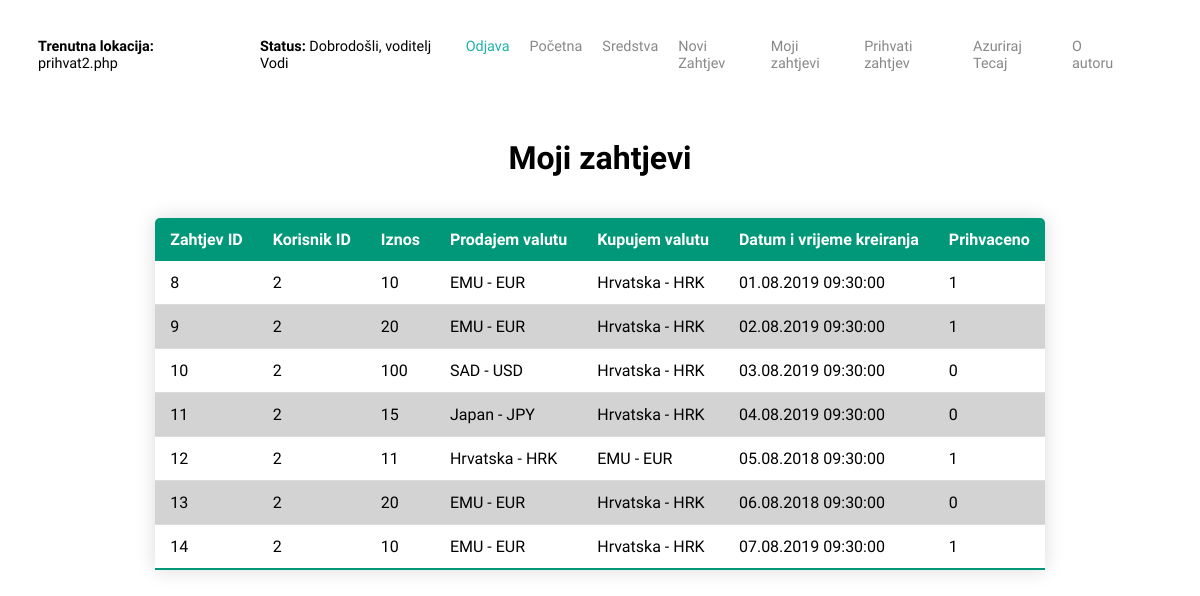
The page /prihvat2.php (signed in) on the database its author committed.
### tables this page shows
CREATE TABLE IF NOT EXISTS `zahtjev` (
  `zahtjev_id` INT NOT NULL AUTO_INCREMENT,
  `korisnik_id` INT NOT NULL,
  `iznos` DECIMAL NOT NULL,
  `prodajem_valuta_id` INT NOT NULL,
  `kupujem_valuta_id` INT NOT NULL,
  `datum_vrijeme_kreiranja` DATETIME NOT NULL,
  `prihvacen` TINYINT(1) NOT NULL,
  PRIMARY KEY (`zahtjev_id`),
  INDEX `fk_zahtjev_valuta1_idx` (`prodajem_valuta_id` ASC),
  INDEX `fk_zahtjev_valuta2_idx` (`kupujem_valuta_id` ASC),
  INDEX `fk_zahtjev_korisnik1_idx` (`korisnik_id` ASC),
  CONSTRAINT `fk_zahtjev_valuta1`
    FOREIGN KEY (`prodajem_valuta_id`)
    REFERENCES `valuta` (`valuta_id`)
    ON DELETE NO ACTION
    ON UPDATE NO ACTION,
  CONSTRAINT `fk_zahtjev_valuta2`
    FOREIGN KEY (`kupujem_valuta_id`)
    REFERENCES `valuta` (`valuta_id`)
    ON DELETE NO ACTION
    ON UPDATE NO ACTION,
  CONSTRAINT `fk_zahtjev_korisnik1`
    FOREIGN KEY (`korisnik_id`)
    REFERENCES `korisnik` (`korisnik_id`)
    ON DELETE NO ACTION
    ON UPDATE NO ACTION);

CREATE TABLE IF NOT EXISTS `valuta` (
  `valuta_id` INT NOT NULL AUTO_INCREMENT,
  `moderator_id` INT NOT NULL,
  `naziv` VARCHAR(50) NOT NULL,
  `tecaj` DOUBLE NOT NULL,
  `slika` TEXT NOT NULL,
  `zvuk` TEXT NULL COMMENT '	',
  `aktivno_od` TIME NULL,
  `aktivno_do` TIME NULL,
  `datum_azuriranja` DATE NULL,
  PRIMARY KEY (`valuta_id`),
  INDEX `fk_liga_korisnik1_idx` (`moderator_id` ASC),
  CONSTRAINT `fk_liga_korisnik1`
    FOREIGN KEY (`moderator_id`)
    REFERENCES `korisnik` (`korisnik_id`)
    ON DELETE NO ACTION
    ON UPDATE NO ACTION);

### baza.php (called while the page is built, shortened)
<?php
function izvrsiUpit($veza, $upit){
	$rezultat = mysqli_query($veza,$upit);
	return $rezultat;
}
?>

### prihvat2.php (the view, shortened to what this page needs)
<?php
	include("zaglavljeproba.php");
	include_once("baza.php");
	$veza = spojiSeNaBazu();
	$upit = "SELECT *FROM zahtjev WHERE korisnik_id = '{$aktivni_korisnik_id}'";
	$rezultat = izvrsiUpit($veza, $upit);
?>
<!DOCTYPE html>
<html lang="en">
	<head>
		<link href="jkovacevi.css" rel="stylesheet" type="text/css">
 	</head>
 	<body>
 		<br>
 		<div class="container">
			<div class="naslov">
				<h1>Moji zahtjevi</h1>
			</div>
		</div>
		<br>
 		<table class="tablica">
 			<thead>
 				<tr>
 					<th>Zahtjev ID</th>
 					<th>Korisnik ID</th>
 					<th>Iznos</th>
 					<th>Prodajem valutu</th>
 					<th>Kupujem valutu</th>
 					<th>Datum i vrijeme kreiranja</th>
 					<th>Prihvaceno</th>
 				</tr>
 			</thead>
 			<tbody>
 				<?php
 					if(isset($rezultat)){
 						while($red=mysqli_fetch_array($rezultat)){
							$proba = $red[3];
							$upit2 = mysqli_query($veza, "SELECT * FROM valuta WHERE valuta_id= $proba");
							$rezultat2 = mysqli_fetch_array($upit2);
							$naziv = $rezultat2[2];
							$proba2 = $red[4];
							$upit20 = mysqli_query($veza, "SELECT * FROM valuta WHERE valuta_id= $proba2");
							$rezultat20 = mysqli_fetch_array($upit20);
							$naziv2 = $rezultat20[2];
							$vrijeme2 = strtotime($red[5]);
							$pretvoreno_vrijeme = date("d.m.Y H:i:s", $vrijeme2);
 							echo "<tr>";
 							echo "<td>{$red[0]}</td>";
 							echo "<td>{$red[1]}</td>";
 							echo "<td>{$red[2]}</td>";
 							echo "<td>{$naziv}</td>";
 							echo "<td>{$naziv2}</td>";
 							echo "<td>{$pretvoreno_vrijeme}</td>";
 							echo "<td>{$red[6]}</td>";
 							echo "</tr>";
 						}
 					}
 				?>
 			</tbody>
 		</table>
	 </body>
	</html>

### jkovacevi.css (style rules this page uses)
body { margin:0px; font-family: 'Inconsolata', monospace, bold; }
h1 { font-family: 'Inconsolata', monospace; text-align: center; }
.container { display: grid; grid-template-columns: 1fr; }
.tablica { border-collapse: collapse; margin: 25px o; font-size: 0,9em; min-width: 400px; border-radius: 5px 5px 0 0; overflow: hidden; box-shadow: 0 0 20px rgba(0,0,0,0.15); margin-left:auto; margin-right:auto; }
.tablica thead tr { background-color: #009879; color: white; text-align: left; font-weight: bold; }
.tablica th { padding: 12px 15px; }
.tablica td { padding: 12px 15px; }
.tablica tbody tr { border-bottom: 1px solid #dddddd; }
.tablica tbody tr:nth-of-type(even) { background-color: lightgrey; }
.tablica tbody tr:last-of-type { border-bottom: 2px solid #009879; }

### rows shown on the page
zahtjev: zahtjev_id "8", korisnik "2", iznos "10", prodajem_valuta.naziv "EMU - EUR", kupujem_valuta.naziv "Hrvatska - HRK", datum_vrijeme_kreiranja "01.08.2019 09:30:00", prihvacen "1"
zahtjev: zahtjev_id "9", korisnik "2", iznos "20", prodajem_valuta.naziv "EMU - EUR", kupujem_valuta.naziv "Hrvatska - HRK", datum_vrijeme_kreiranja "02.08.2019 09:30:00", prihvacen "1"
zahtjev: zahtjev_id "10", korisnik "2", iznos "100", prodajem_valuta.naziv "SAD - USD", kupujem_valuta.naziv "Hrvatska - HRK", datum_vrijeme_kreiranja "03.08.2019 09:30:00", prihvacen "0"
zahtjev: zahtjev_id "11", korisnik "2", iznos "15", prodajem_valuta.naziv "Japan - JPY", kupujem_valuta.naziv "Hrvatska - HRK", datum_vrijeme_kreiranja "04.08.2019 09:30:00", prihvacen "0"
zahtjev: zahtjev_id "12", korisnik "2", iznos "11", prodajem_valuta.naziv "Hrvatska - HRK", kupujem_valuta.naziv "EMU - EUR", datum_vrijeme_kreiranja "05.08.2018 09:30:00", prihvacen "1"
zahtjev: zahtjev_id "13", korisnik "2", iznos "20", prodajem_valuta.naziv "EMU - EUR", kupujem_valuta.naziv "Hrvatska - HRK", datum_vrijeme_kreiranja "06.08.2018 09:30:00", prihvacen "0"
zahtjev: zahtjev_id "14", korisnik "2", iznos "10", prodajem_valuta.naziv "EMU - EUR", kupujem_valuta.naziv "Hrvatska - HRK", datum_vrijeme_kreiranja "07.08.2019 09:30:00", prihvacen "1"

### other values the page prints
$trenutna "prihvat2.php"
$aktivni_korisnik_ime "voditelj Vodi"
